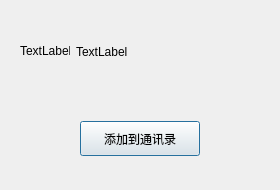
<?xml version="1.0" encoding="UTF-8"?>
<ui version="4.0">
 <class>FindSuccessDlg</class>
 <widget class="QDialog" name="FindSuccessDlg">
  <property name="geometry">
   <rect>
    <x>0</x>
    <y>0</y>
    <width>280</width>
    <height>190</height>
   </rect>
  </property>
  <property name="minimumSize">
   <size>
    <width>280</width>
    <height>190</height>
   </size>
  </property>
  <property name="maximumSize">
   <size>
    <width>280</width>
    <height>190</height>
   </size>
  </property>
  <property name="windowTitle">
   <string>Dialog</string>
  </property>
  <layout class="QVBoxLayout" name="verticalLayout">
   <item>
    <widget class="QWidget" name="widget" native="true">
     <layout class="QHBoxLayout" name="horizontalLayout">
      <item>
       <widget class="QLabel" name="head_lb">
        <property name="minimumSize">
         <size>
          <width>50</width>
          <height>50</height>
         </size>
        </property>
        <property name="maximumSize">
         <size>
          <width>50</width>
          <height>50</height>
         </size>
        </property>
        <property name="text">
         <string>TextLabel</string>
        </property>
       </widget>
      </item>
      <item>
       <widget class="QLabel" name="name_lb">
        <property name="text">
         <string>TextLabel</string>
        </property>
       </widget>
      </item>
      <item>
       <spacer name="horizontalSpacer">
        <property name="orientation">
         <enum>Qt::Orientation::Horizontal</enum>
        </property>
        <property name="sizeHint" stdset="0">
         <size>
          <width>100</width>
          <height>20</height>
         </size>
        </property>
       </spacer>
      </item>
     </layout>
    </widget>
   </item>
   <item>
    <widget class="QWidget" name="widget_2" native="true">
     <layout class="QHBoxLayout" name="horizontalLayout_2">
      <item>
       <widget class="ClickedBtn" name="add_friend_btn">
        <property name="minimumSize">
         <size>
          <width>120</width>
          <height>35</height>
         </size>
        </property>
        <property name="maximumSize">
         <size>
          <width>120</width>
          <height>35</height>
         </size>
        </property>
        <property name="text">
         <string>添加到通讯录</string>
        </property>
       </widget>
      </item>
     </layout>
    </widget>
   </item>
  </layout>
 </widget>
 <customwidgets>
  <customwidget>
   <class>ClickedBtn</class>
   <extends>QPushButton</extends>
   <header>clickedbtn.h</header>
  </customwidget>
 </customwidgets>
 <resources/>
 <connections/>
</ui>
